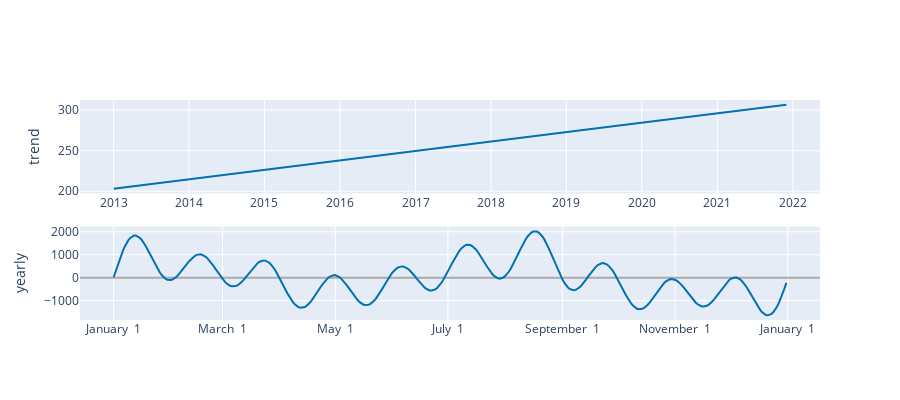

Notebook code cell kept with this figure:
### Code cell
plot_components_plotly(ts_model, ts_forecast)
